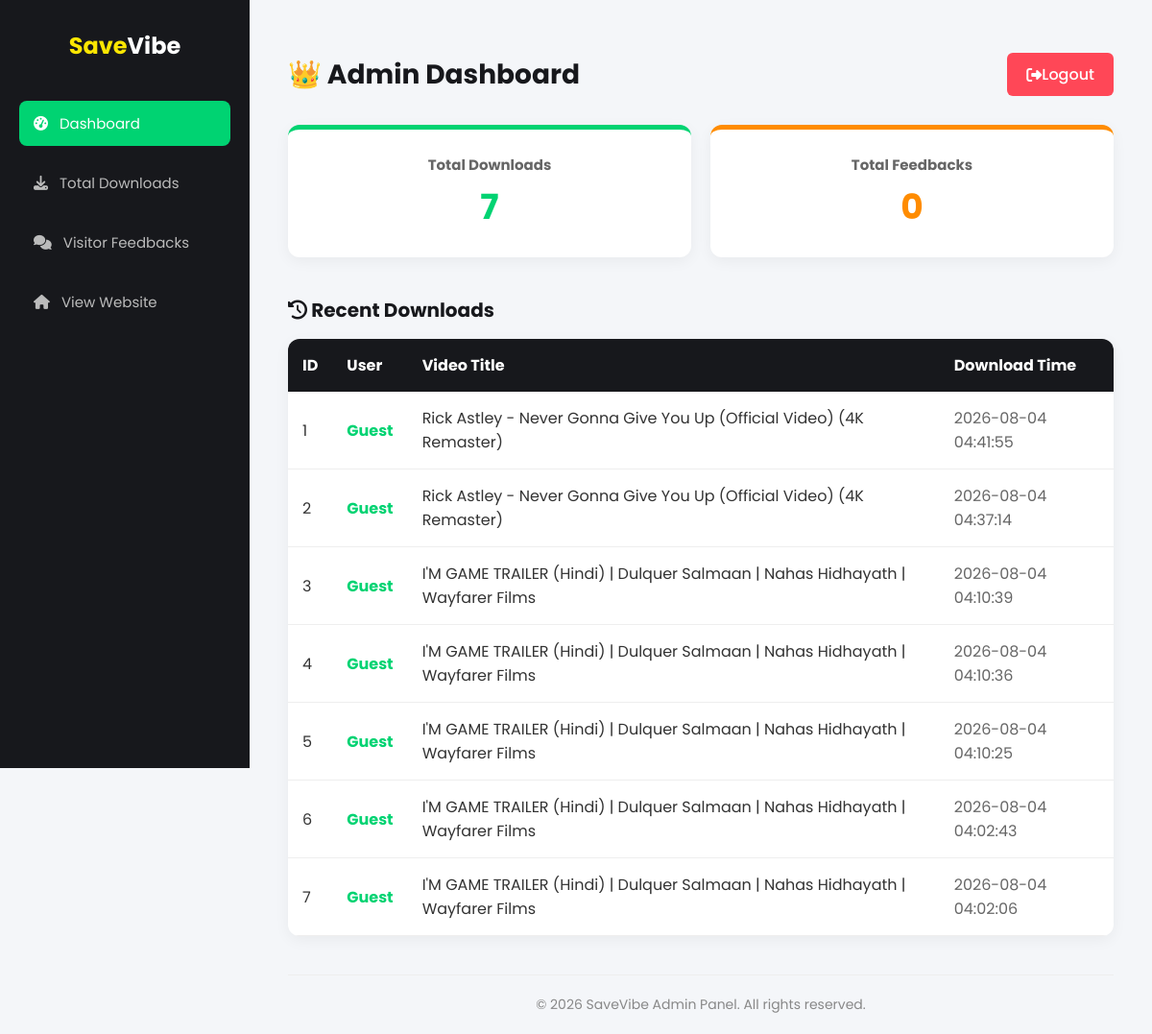
The app's page /admin_panel (signed in), older data.
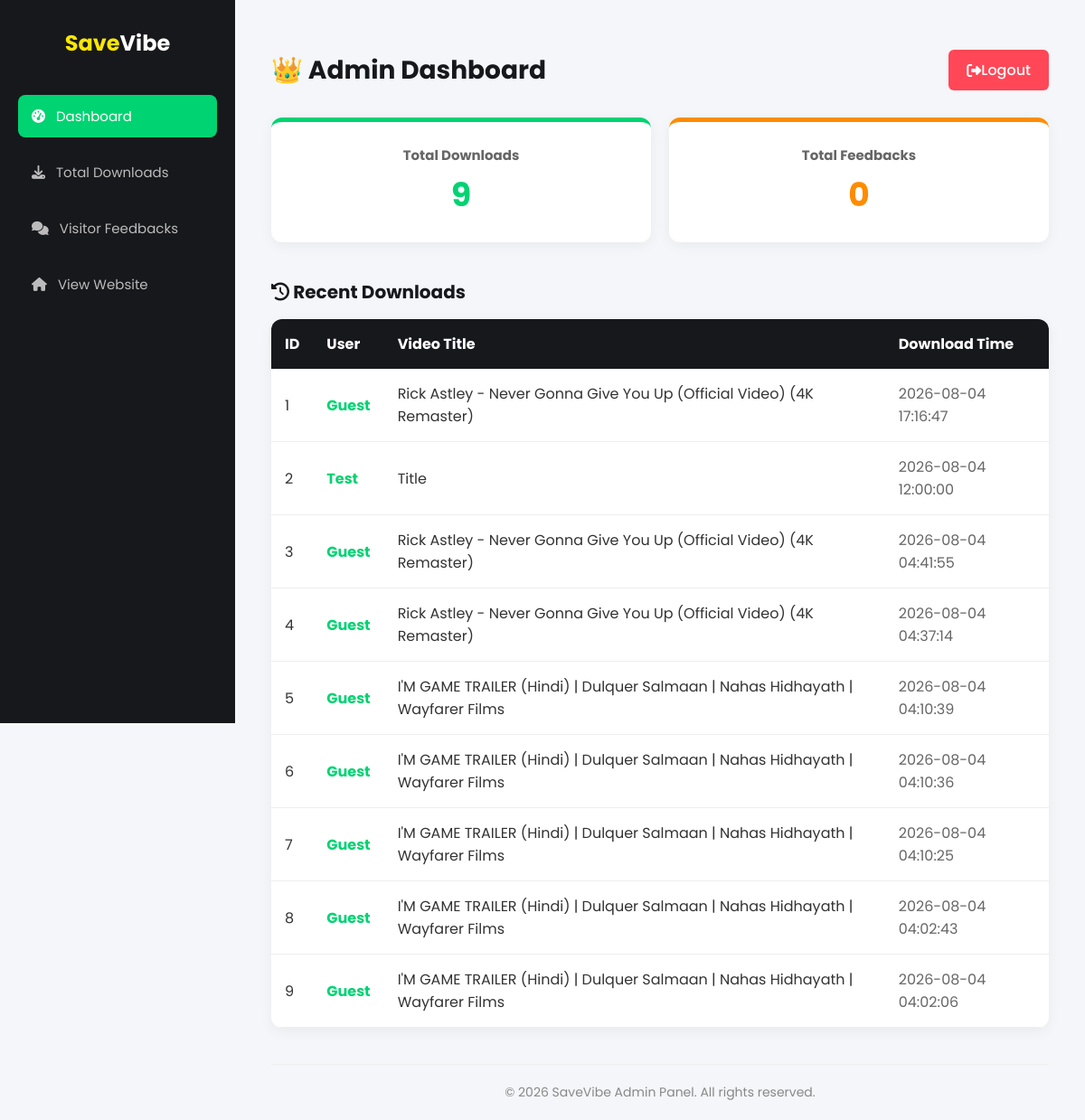
The same page, newer data.
### tables this page shows
CREATE TABLE downloads (
            id INTEGER PRIMARY KEY AUTOINCREMENT,
            username TEXT DEFAULT 'Guest',
            video_title TEXT,
            timestamp DATETIME DEFAULT CURRENT_TIMESTAMP
        , user_id INTEGER, format TEXT, file_size TEXT, status TEXT DEFAULT 'Completed', thumbnail TEXT, os_device TEXT DEFAULT 'Unknown');

### app.py (the view)
@app.route('/admin')
@app.route('/admin_panel')
@admin_required
def admin_panel():
    try:
        conn = get_db_connection()
        cursor = conn.cursor()
        total_downloads = cursor.execute("SELECT COUNT(*) FROM downloads").fetchone()[0]
        total_feedbacks = cursor.execute("SELECT COUNT(*) FROM feedbacks").fetchone()[0]
        downloads_list = cursor.execute("SELECT * FROM downloads ORDER BY timestamp DESC, id DESC LIMIT 20").fetchall()
        conn.close()
        return render_template(
            'admin.html',
            total_downloads=total_downloads,
            total_feedbacks=total_feedbacks,
            downloads_list=downloads_list
        )
    except Exception as e:
        print(f"[Admin Panel Error] Failed to load dashboard: {e}")
        flash("An error occurred while loading the Admin Dashboard. Please try again.", "danger")
        return redirect(url_for('home'))

### app.py (called while the page is built)
def get_db_connection():
    conn = sqlite3.connect(DB_PATH)
    conn.row_factory = sqlite3.Row
    return conn

def admin_required(f):
    @wraps(f)
    def decorated_function(*args, **kwargs):
        if "user_id" not in session or session.get("role") != "admin":
            abort(403)
        return f(*args, **kwargs)
    return decorated_function

### templates/admin.html (shortened to what this page needs)
<!DOCTYPE html>
<html lang="en">
<head>
    <link rel="stylesheet" href="{{ url_for('static', filename='style.css') }}">
    <link rel="stylesheet" href="https://cdnjs.cloudflare.com/ajax/libs/font-awesome/6.4.0/css/all.min.css">
</head>
<body class="admin-layout">
    <div class="admin-sidebar" id="adminSidebar">
        <div class="sidebar-brand"><span style="color: #fbe602;">Save</span><span style="color: white;">Vibe</span></div>
        <ul class="sidebar-menu">
            <li><a href="{{ url_for('admin_panel') }}" class="active"><i class="fas fa-tachometer-alt"></i> Dashboard</a></li>
            <li><a href="{{ url_for('admin_downloads') }}"><i class="fas fa-download"></i> Total Downloads</a></li>
            <li><a href="{{ url_for('admin_feedbacks') }}"><i class="fas fa-comments"></i> Visitor Feedbacks</a></li>
            <li><a href="{{ url_for('home') }}"><i class="fas fa-home"></i> View Website</a></li>
        </ul>
    </div>
    <div class="admin-main">
        <div style="display: flex; justify-content: space-between; align-items: center; margin-bottom: 30px; margin-top: 15px; flex-wrap: wrap; gap: 15px;">
            <h1 style="color: #17181c; font-size: clamp(20px, 4vw, 28px);">👑 Admin Dashboard</h1>
            <a href="{{ url_for('logout') }}" style="background: #ff4757; color: white; padding: 10px 20px; text-decoration: none; border-radius: 6px; font-weight: 500; min-height: 44px; display: inline-flex; align-items: center;"><i class="fas fa-sign-out-alt"></i> Logout</a>
        </div>
        <div style="display: grid; grid-template-columns: repeat(auto-fit, minmax(200px, 1fr)); gap: 20px; margin-bottom: 40px;">
            <div style="background: white; padding: 25px; border-radius: 12px; box-shadow: 0 4px 15px rgba(0,0,0,0.05); text-align: center; border-top: 5px solid #00d372;">
                <h3 style="color: #666; font-size: 15px;">Total Downloads</h3>
                <h1 style="color: #00d372; font-size: 36px; margin-top: 5px;">{{ total_downloads }}</h1>
            </div>
            <div style="background: white; padding: 25px; border-radius: 12px; box-shadow: 0 4px 15px rgba(0,0,0,0.05); text-align: center; border-top: 5px solid #ff8c00;">
                <h3 style="color: #666; font-size: 15px;">Total Feedbacks</h3>
                <h1 style="color: #ff8c00; font-size: 36px; margin-top: 5px;">{{ total_feedbacks }}</h1>
            </div>
        </div>
        <h2 style="margin-bottom: 15px; font-size: 20px; color: #17181c;"><i class="fas fa-history"></i> Recent Downloads</h2>
        <div style="background: white; border-radius: 12px; overflow: hidden; box-shadow: 0 4px 15px rgba(0,0,0,0.05);">
            <div class="table-responsive">
                <table style="width: 100%; border-collapse: collapse; text-align: left;">
                    <tr style="background: #17181c; color: white;">
                        <th style="padding: 15px;">ID</th>
                        <th style="padding: 15px;">User</th>
                        <th style="padding: 15px;">Video Title</th>
                        <th style="padding: 15px;">Download Time</th>
                    </tr>
                    {% for d in downloads_list %}
                    <tr style="border-bottom: 1px solid #eee;">
                        <td style="padding: 15px;">{{ loop.index }}</td>
                        <td style="padding: 15px; font-weight: bold; color: #00d372;">{{ d['username'] }}</td>
                        <td style="padding: 15px; color: #333;">{{ d['video_title'] }}</td>
                        <td style="padding: 15px; color: #666;">{{ d['timestamp'] }}</td>
                    </tr>
                    {% else %}
                    <tr>
                        <td colspan="4" style="padding: 15px; text-align: center; color: #888;">No downloads yet.</td>
                    </tr>
                    {% endfor %}
                </table>
            </div>
        </div>
        {% include '_footer.html' %}
    </div>
</body>
</html>

### templates/_footer.html (shortened to what this page needs)
<div style="text-align: center; padding: 20px; color: #888; font-size: 14px; margin-top: 40px; border-top: 1px solid #eee;">
    &copy; <span id="adminYear"></span> SaveVibe Admin Panel. All rights reserved.
</div>

### static/style.css (style rules this page uses)
* { margin: 0; padding: 0; box-sizing: border-box; font-family: 'Poppins', sans-serif; }
body { background-color: #f4f6f9; color: #333; }
.table-responsive { width: 100%; overflow-x: auto; -webkit-overflow-scrolling: touch; display: block; }
.table-responsive table { width: 100%; min-width: 600px; border-collapse: collapse; }
body, html { max-width: 100%; overflow-x: hidden; }
body { display: flex; flex-direction: column; min-height: 100vh; width: 100%; }
.admin-layout { display: flex; flex-direction: row; min-height: 100vh; }
.admin-sidebar { width: 260px; background: #17181c; color: white; height: 100vh; position: fixed; top: 0; left: 0; padding: 30px 20px; display: flex; flex-direction: column; z-index: 1000; transition: left 0.3s ease; }
.sidebar-brand { font-size: 24px; font-weight: 700; margin-bottom: 40px; text-align: center; }
.sidebar-menu { list-style: none; padding: 0; flex: 1; }
.sidebar-menu li { margin-bottom: 15px; }
.sidebar-menu a { color: #bbb; text-decoration: none; display: flex; align-items: center; gap: 12px; padding: 12px 15px; border-radius: 8px; font-size: 15px; transition: 0.2s; min-height: 44px; }
.sidebar-menu a:hover, .sidebar-menu a.active { background: #00d372; color: white; }
.admin-main { margin-left: 260px; flex: 1; padding: 40px 40px 0 40px; width: calc(100% - 260px); display: flex; flex-direction: column; transition: margin-left 0.3s ease; }
.table-responsive { width: 100%; overflow-x: auto; -webkit-overflow-scrolling: touch; }

Row changes from the older to the newer data that the page shows:
added downloads: username "Guest", video_title "Rick Astley - Never Gonna Give You Up (Official Video) (4K Remaster)", timestamp "2026-08-04 17:16:47"
added downloads: username "Test", video_title "Title", timestamp "2026-08-04 12:00:00"
Text that changed along with them:
{{ total_downloads }}: "7" → "9"
